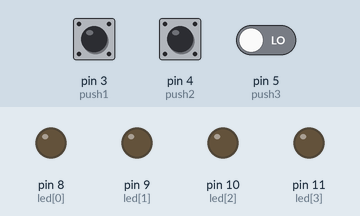
The sketch below on a simulated Arduino Uno, built with avr-gcc and run on an emulated ATmega328P. Parts: output pins drawn as LEDs (lit = HIGH). Inputs (shaded band) come from the test bench; at power-on: pin 3 (push1) LOW, pin 4 (push2) LOW, pin 5 (push3) LOW.

Above: at 1.2 s.
1.3 s: pin 3 (push1) pulled HIGH for 0.15 s
At 1.6 s:
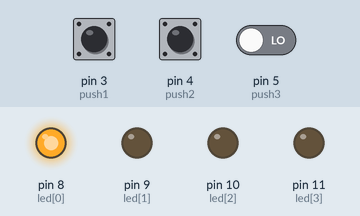
2.9 s: pin 4 (push2) pulled HIGH for 0.15 s
At 4.0 s:
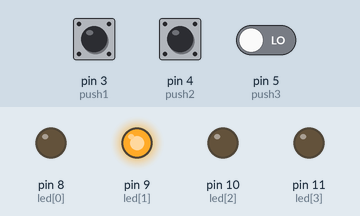
9.0 s: pin 4 (push2) driven HIGH and pin 5 (push3) driven HIGH
12.0 s: pin 4 (push2) driven LOW
At 14.0 s:
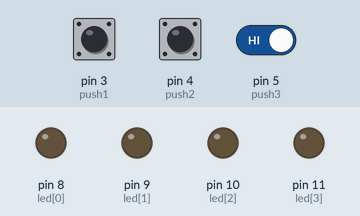
14.4 s: pin 4 (push2) driven HIGH
At 20.1 s:
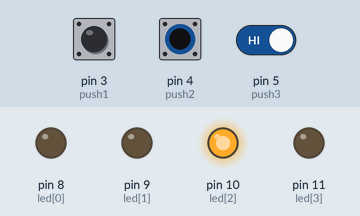
Timing chart, 0 to 30.9 s (numbered marks = the images above; inputs shaded):
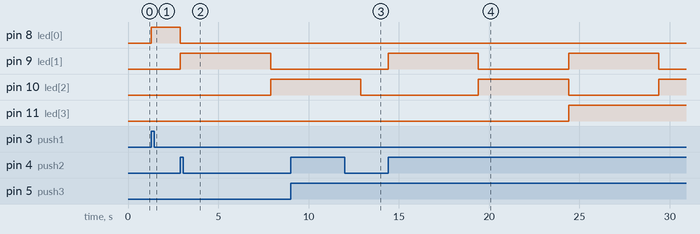

The sketch:

inter.ino
```cpp
int push1=3;//push button1
int push2=4;//push button2
int push3=5;//push button3
int count = 0;
int led[]={8,9,10,11};
void setup() {
  pinMode(push1,INPUT);
  pinMode(push2,INPUT);
  pinMode(push3,INPUT);
  pinMode(led[0],OUTPUT);
  pinMode(led[1],OUTPUT);
  pinMode(led[2],OUTPUT);
  pinMode(led[3],OUTPUT);
  Serial.begin(9600);
}
void loop() {
  int p1 = digitalRead(push1);
  int p2 = digitalRead(push2);
  int p3 = digitalRead(push3);
  if(p1==HIGH && count == 0)
{
  while(1){
  digitalWrite(led[0],HIGH);
  digitalWrite(led[1],LOW);
  digitalWrite(led[2],LOW);
  digitalWrite(led[3],LOW);
  int p2 = digitalRead(push2);
  if(p2==HIGH)
    break;}
    count+=1;
 }
else if(p2==HIGH && count == 1)
{
  digitalWrite(led[0],LOW);
  digitalWrite(led[1],HIGH);
  delay(5000);
  digitalWrite(led[1],LOW);
  digitalWrite(led[2],HIGH);
  delay(5000);
  digitalWrite(led[3],HIGH);
  while(1){
  digitalWrite(led[0],LOW);
  digitalWrite(led[1],LOW);
  digitalWrite(led[2],LOW);
  digitalWrite(led[3],HIGH);
  int p3 = digitalRead(push3);
  if(p3==1)
    break;
    count= 0;
  }
}
else
{
  for (int i = 0; i < 4; i++) {
    digitalWrite(led[i], LOW);}
}

}
```

Measured:
- after the input at 1.3 s, pin 8 (led[0]): LOW → HIGH at once
- after the input at 2.9 s, pin 8 (led[0]): HIGH → LOW at once; pin 9 (led[1]): LOW → HIGH at once, → LOW 5.0 s later; pin 10 (led[2]): LOW → HIGH after 5.0 s
- after the input at 9.0 s, every drawn part: stays the same
- after the input at 12.0 s, pin 9 (led[1]), pin 11 (led[3]): stays LOW (without the input it goes to HIGH after 0.90 s)
- after the input at 14.4 s, pin 9 (led[1]): alternates HIGH for 5.0 s and LOW for 5.0 s, starting at once; pin 10 (led[2]): LOW → HIGH after 5.0 s, → LOW 5.0 s later, → HIGH 5.0 s later; pin 11 (led[3]): LOW → HIGH after 10.0 s
